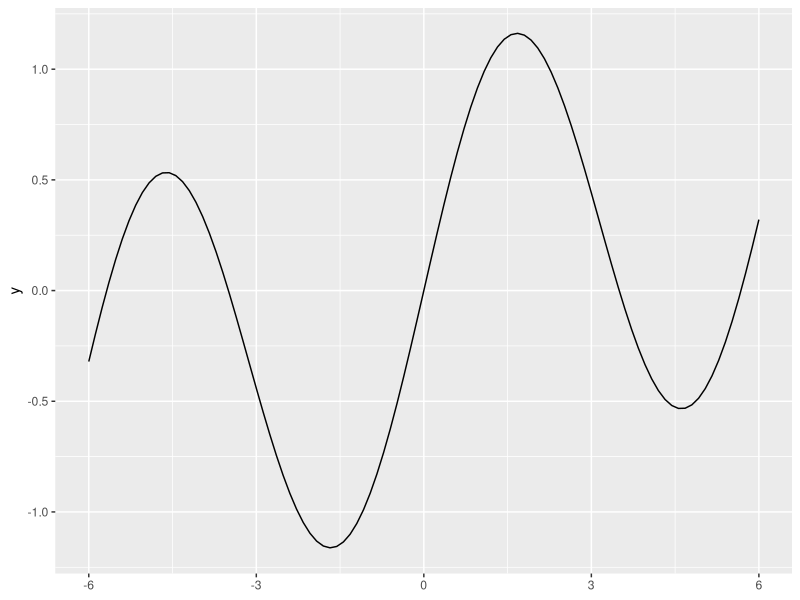
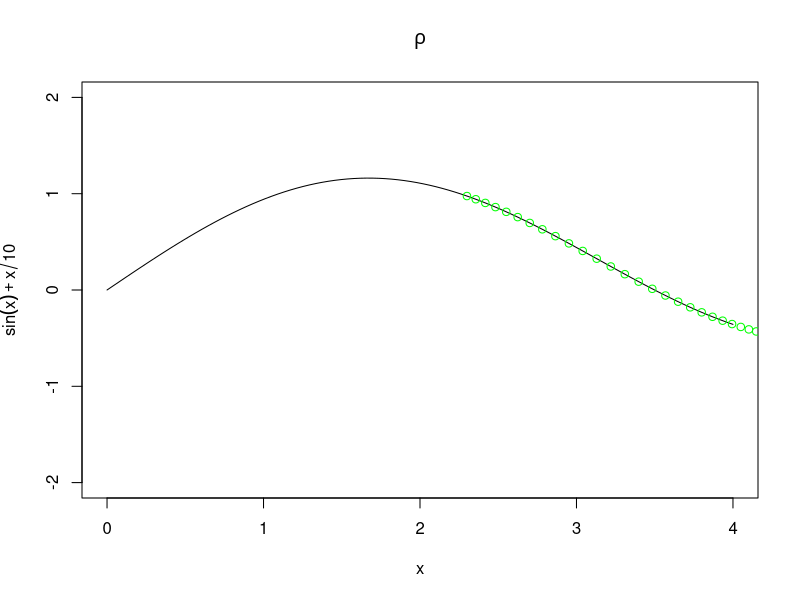
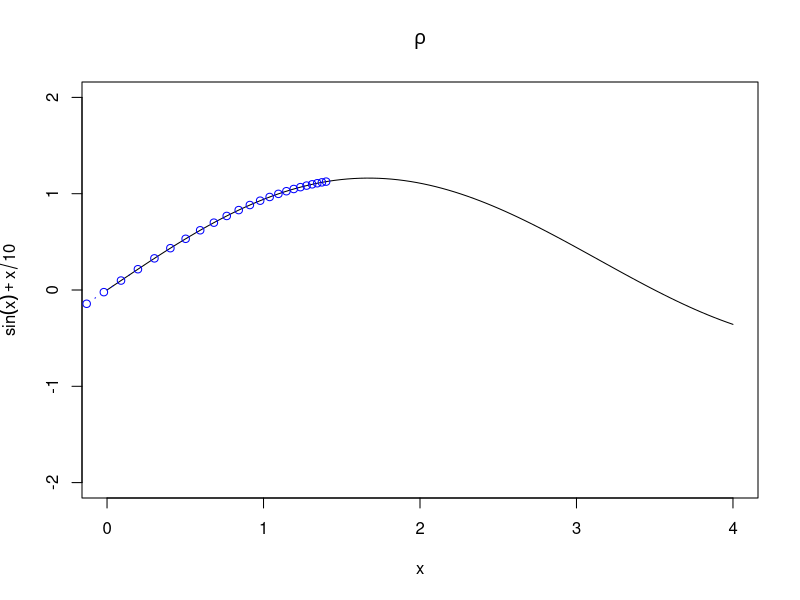

R code for these plots, in order:
## ---- chunk 1
knitr::opts_chunk$set(echo = TRUE)
## ---- chunk 2
library(ggplot2)
eq <- function(x){sin(x) + x/10}
base <- ggplot() + xlim(-6,6)
base + geom_function(fun = eq)
## ---- chunk 3
f = expression(sin(x) + x/10)
D(f,'x')
## ---- chunk 4
library(dplyr)
library(magrittr)
cost <- function(x){cos(x) + 1/10}
# gradient descent implementation
grad <- function(x = 2.3, rho = 0.1, j = 1000){
  xtrace <- x
  ftrace <- f(x)
  
  for (i in 1:j){
    x <- x - rho * cost(x)
    
    xtrace <- c(xtrace, x)
    ftrace <- c(ftrace, f(x))
  }
  data.frame("x" = xtrace, "f_x" = ftrace)
}
# plot the function
xs <- seq(0,4,len = 100) # create some values
# define the function we want to optimize
f <- function(x){
  sin(x) + x/10
}
create_plot <- function(title){
  plot(
    ylim = c(-2,2),
    x = xs,
    y = f(xs),
    type = "l",
    ylab = expression(sin(x) + x/10),
    xlab = "x",
    main = title
  )
}
# plot with gradient descent algorithm
create_plot(expression(rho))

with(
  rho_too_low <- grad(
    x = 2.3, # initialization of x
    rho = 0.1, # learning rate
    j = 100 # iterations
  ),
  points(
    x,
    f_x,
    type = "b",
    col = "green"
  )
)
## ---- chunk 5
grad_1 <- function(x = 1.4, rho = 0.1, j = 1000){
  xtrace <- x
  ftrace <- f(x)
  
  for (i in 1:j){
    x <- x - rho * cost(x)
    
    xtrace <- c(xtrace, x)
    ftrace <- c(ftrace, f(x))
  }
  data.frame("x" = xtrace, "f_x" = ftrace)
}

create_plot(expression(rho))

with(
  rho_too_low <- grad_1(
    x = 1.4, # initialization of x
    rho = 0.1, # learning rate
    j = 100 # iterations
  ),
  points(
    x,
    f_x,
    type = "b",
    col = "blue"
  )
)
## ---- chunk 6

